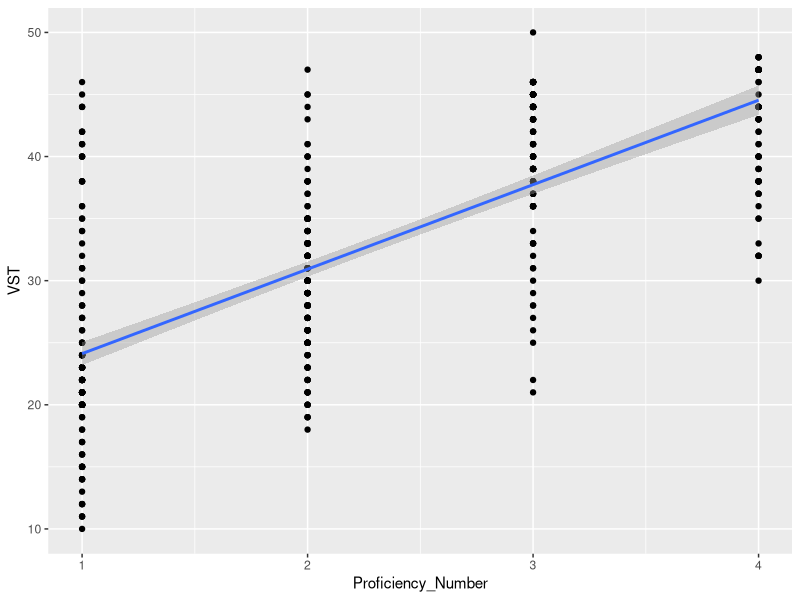
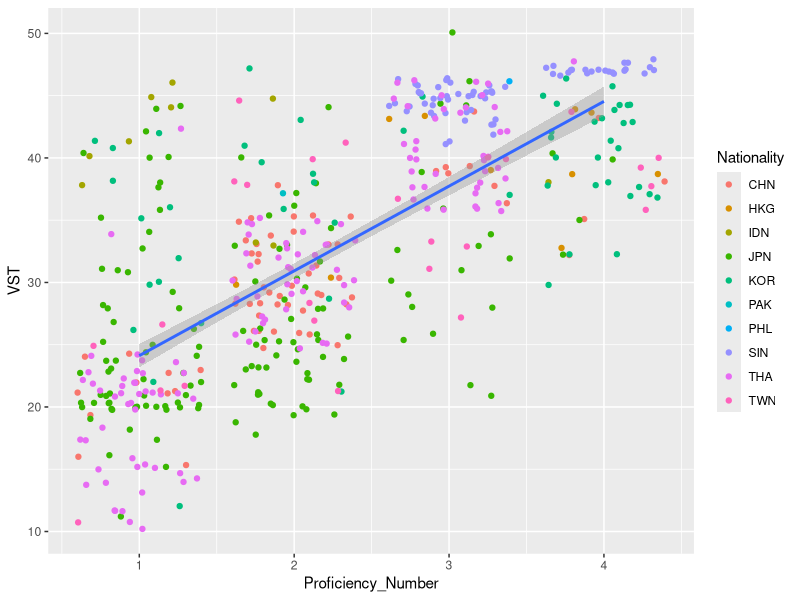
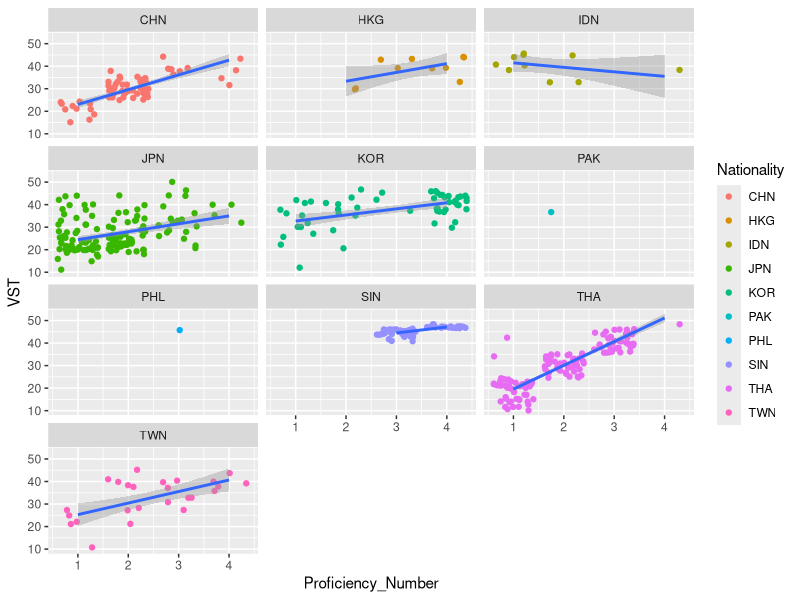
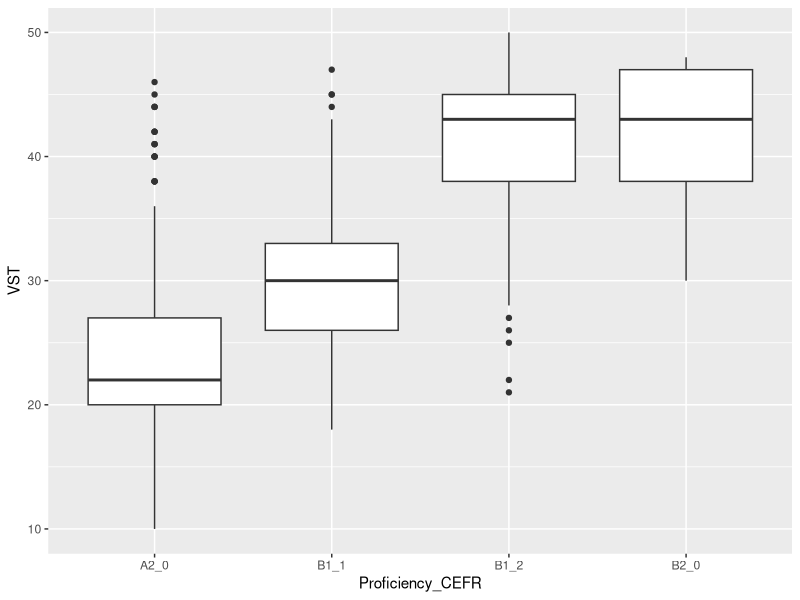
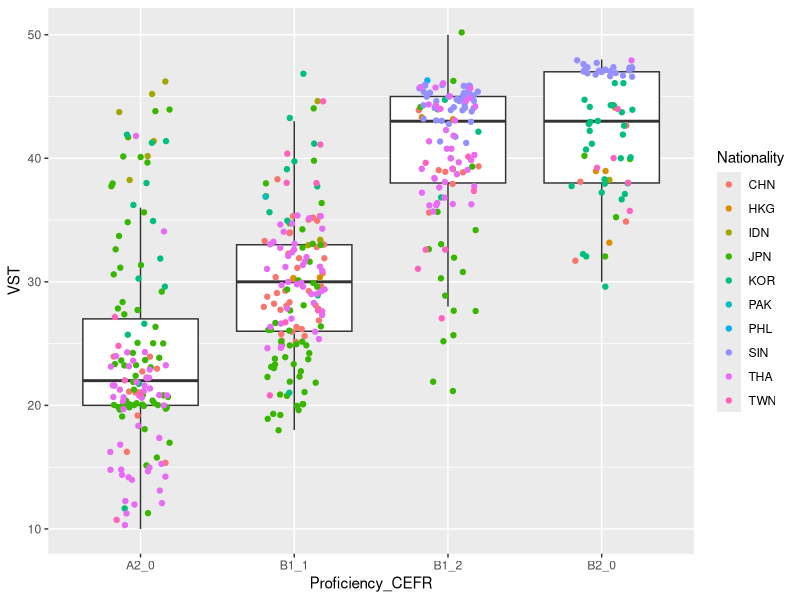

Reproduce these figures in R, in order.
## ---- chunk 1
knitr::opts_chunk$set(echo = TRUE)
## ---- chunk 2
fundata <- read.csv("data/ICNALE_500_simple.csv", header = TRUE)
summary(fundata)
## ---- chunk 3
library(ggplot2)
## ---- chunk 4
ggplot(data = fundata) + #this line indicates my dataset
  geom_point(mapping = aes(x = Proficiency_Number, y = VST)) + #this line sets the x and y axis
  geom_smooth(mapping = aes(x = Proficiency_Number, y = VST), method = lm)
## ---- chunk 5
ggplot(data = fundata) + #this line indicates my dataset
  geom_jitter(mapping = aes(x = Proficiency_Number, y = VST, color = Nationality)) + #this line sets the x and y axis
  geom_smooth(mapping = aes(x = Proficiency_Number, y = VST), method = lm)
## ---- chunk 6
ggplot(data = fundata) + #this line indicates my dataset
  geom_jitter(mapping = aes(x = Proficiency_Number, y = VST, color = Nationality)) + #this line sets the x and y axis
  geom_smooth(mapping = aes(x = Proficiency_Number, y = VST), method = lm) +
  facet_wrap(~ Nationality, ncol = 3)
## ---- chunk 7
ggplot(data = fundata) + 
  geom_boxplot(mapping = aes(x = Proficiency_CEFR, y = VST))
## ---- chunk 8
ggplot(data = fundata) + 
  geom_boxplot(mapping = aes(x = Proficiency_CEFR, y = VST), outlier.shape = NA) +
  geom_jitter(mapping = aes(x = Proficiency_CEFR, y = VST, color = Nationality), width = 0.2)
